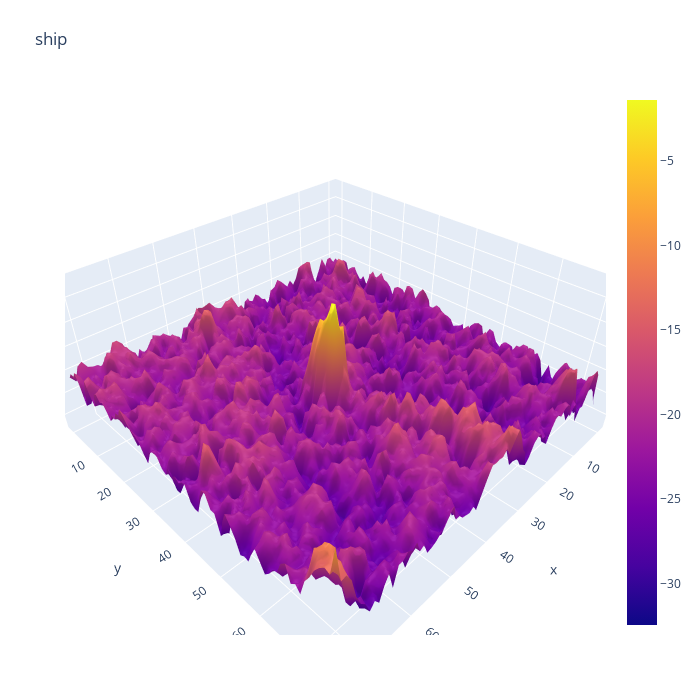

Write notebook code for a chart like this one.
### Markdown cell above
That's a cool iceberg we have. Remember, in radar data, the shape of the iceberg is going to be like a mountain as shows in here. Since this is not a  actual image but scatter from radar, the shape is going to have peaks and distortions like these. The shape of the ship is going to be like a point, may be like a elongated point. From here, the strucural differences arise and we can exploit those differences using a CNN. It would be helpful if we can create composite image using the backscatter from radar.

### Code cell
plotmy3d(X_band_1[14], 'ship')

### Figure 1 — Plotly figure (JSON) as saved in the notebook; plotly's stock layout.template omitted (floating-point values rounded to 4 significant figures; data arrays with more than 128 entries replaced by an {"elided": "..."} marker saying what was removed)
{"data": [{"type": "surface", "z": {"elided": "75x75 float values"}}], "layout": {"autosize": false, "height": 700, "margin": {"b": 65, "l": 65, "r": 50, "t": 90}, "scene": {"aspectmode": "auto", "aspectratio": {"x": 1.336, "y": 1.336, "z": 0.5606}}, "title": {"text": "ship"}, "width": 700}}
